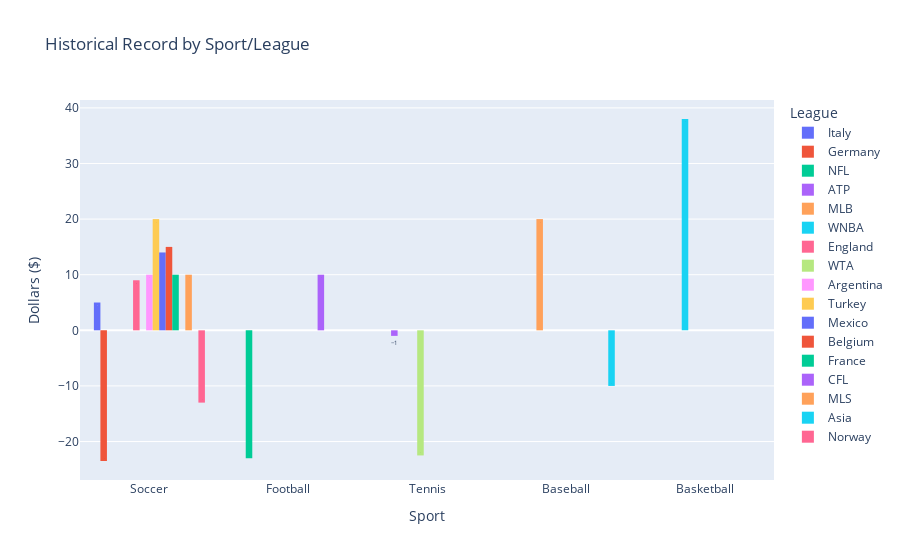

This figure's notebook cell:
### Code cell
week = px.histogram(df, 
            x="Sport", 
            y="Win/Lose", 
            color="League", 
            barmode="group",
            title=f"Historical Record by Sport/League"
            ,histfunc="sum"
            ,text_auto=True)

week.update_layout(yaxis_title="Dollars ($)")
week.update_yaxes(categoryorder='total ascending')

week.show()

### Figure 1 — Plotly figure (JSON) as saved in the notebook; plotly's stock layout.template omitted (floating-point values rounded to 4 significant figures)
{"data": [{"alignmentgroup": "True", "bingroup": "x", "histfunc": "sum", "hovertemplate": "League=Italy<br>Sport=%{x}<br>sum of Win/Lose=%{y}<extra></extra>", "legendgroup": "Italy", "marker": {"color": "#636efa", "pattern": {"shape": ""}}, "name": "Italy", "offsetgroup": "Italy", "orientation": "v", "showlegend": true, "texttemplate": "%{value}", "type": "histogram", "x": ["Soccer"], "xaxis": "x", "y": [5], "yaxis": "y"}, {"alignmentgroup": "True", "bingroup": "x", "histfunc": "sum", "hovertemplate": "League=Germany<br>Sport=%{x}<br>sum of Win/Lose=%{y}<extra></extra>", "legendgroup": "Germany", "marker": {"color": "#EF553B", "pattern": {"shape": ""}}, "name": "Germany", "offsetgroup": "Germany", "orientation": "v", "showlegend": true, "texttemplate": "%{value}", "type": "histogram", "x": ["Soccer", "Soccer"], "xaxis": "x", "y": [-12.5, -11], "yaxis": "y"}, {"alignmentgroup": "True", "bingroup": "x", "histfunc": "sum", "hovertemplate": "League=NFL<br>Sport=%{x}<br>sum of Win/Lose=%{y}<extra></extra>", "legendgroup": "NFL", "marker": {"color": "#00cc96", "pattern": {"shape": ""}}, "name": "NFL", "offsetgroup": "NFL", "orientation": "v", "showlegend": true, "texttemplate": "%{value}", "type": "histogram", "x": ["Football", "Football", "Football", "Football"], "xaxis": "x", "y": [-11, -11, -11, 10], "yaxis": "y"}, {"alignmentgroup": "True", "bingroup": "x", "histfunc": "sum", "hovertemplate": "League=ATP<br>Sport=%{x}<br>sum of Win/Lose=%{y}<extra></extra>", "legendgroup": "ATP", "marker": {"color": "#ab63fa", "pattern": {"shape": ""}}, "name": "ATP", "offsetgroup": "ATP", "orientation": "v", "showlegend": true, "texttemplate": "%{value}", "type": "histogram", "x": ["Tennis", "Tennis", "Tennis"], "xaxis": "x", "y": [10, -11, 0], "yaxis": "y"}, {"alignmentgroup": "True", "bingroup": "x", "histfunc": "sum", "hovertemplate": "League=MLB<br>Sport=%{x}<br>sum of Win/Lose=%{y}<extra></extra>", "legendgroup": "MLB", "marker": {"color": "#FFA15A", "pattern": {"shape": ""}}, "name": "MLB", "offsetgroup": "MLB", "orientation": "v", "showlegend": true, "texttemplate": "%{value}", "type": "histogram", "x": ["Baseball", "Baseball", "Baseball", "Baseball"], "xaxis": "x", "y": [10, 10, 10, -10], "yaxis": "y"}, {"alignmentgroup": "True", "bingroup": "x", "histfunc": "sum", "hovertemplate": "League=WNBA<br>Sport=%{x}<br>sum of Win/Lose=%{y}<extra></extra>", "legendgroup": "WNBA", "marker": {"color": "#19d3f3", "pattern": {"shape": ""}}, "name": "WNBA", "offsetgroup": "WNBA", "orientation": "v", "showlegend": true, "texttemplate": "%{value}", "type": "histogram", "x": ["Basketball", "Basketball", "Basketball", "Basketball", "Basketball", "Basketball", "Basketball", "Basketball"], "xaxis": "x", "y": [10, 10, -11, -11, 10, 10, 10, 10], "yaxis": "y"}, {"alignmentgroup": "True", "bingroup": "x", "histfunc": "sum", "hovertemplate": "League=England<br>Sport=%{x}<br>sum of Win/Lose=%{y}<extra></extra>", "legendgroup": "England", "marker": {"color": "#FF6692", "pattern": {"shape": ""}}, "name": "England", "offsetgroup": "England", "orientation": "v", "showlegend": true, "texttemplate": "%{value}", "type": "histogram", "x": ["Soccer", "Soccer", "Soccer"], "xaxis": "x", "y": [10, 10, -11], "yaxis": "y"}, {"alignmentgroup": "True", "bingroup": "x", "histfunc": "sum", "hovertemplate": "League=WTA<br>Sport=%{x}<br>sum of Win/Lose=%{y}<extra></extra>", "legendgroup": "WTA", "marker": {"color": "#B6E880", "pattern": {"shape": ""}}, "name": "WTA", "offsetgroup": "WTA", "orientation": "v", "showlegend": true, "texttemplate": "%{value}", "type": "histogram", "x": ["Tennis", "Tennis", "Tennis", "Tennis", "Tennis"], "xaxis": "x", "y": [-12.5, -10, -10, 10, 0], "yaxis": "y"}, {"alignmentgroup": "True", "bingroup": "x", "histfunc": "sum", "hovertemplate": "League=Argentina<br>Sport=%{x}<br>sum of Win/Lose=%{y}<extra></extra>", "legendgroup": "Argentina", "marker": {"color": "#FF97FF", "pattern": {"shape": ""}}, "name": "Argentina", "offsetgroup": "Argentina", "orientation": "v", "showlegend": true, "texttemplate": "%{value}", "type": "histogram", "x": ["Soccer"], "xaxis": "x", "y": [10], "yaxis": "y"}, {"alignmentgroup": "True", "bingroup": "x", "histfunc": "sum", "hovertemplate": "League=Turkey<br>Sport=%{x}<br>sum of Win/Lose=%{y}<extra></extra>", "legendgroup": "Turkey", "marker": {"color": "#FECB52", "pattern": {"shape": ""}}, "name": "Turkey", "offsetgroup": "Turkey", "orientation": "v", "showlegend": true, "texttemplate": "%{value}", "type": "histogram", "x": ["Soccer", "Soccer"], "xaxis": "x", "y": [10, 10], "yaxis": "y"}, {"alignmentgroup": "True", "bingroup": "x", "histfunc": "sum", "hovertemplate": "League=Mexico<br>Sport=%{x}<br>sum of Win/Lose=%{y}<extra></extra>", "legendgroup": "Mexico", "marker": {"color": "#636efa", "pattern": {"shape": ""}}, "name": "Mexico", "offsetgroup": "Mexico", "orientation": "v", "showlegend": true, "texttemplate": "%{value}", "type": "histogram", "x": ["Soccer", "Soccer", "Soccer"], "xaxis": "x", "y": [-6, 10, 10], "yaxis": "y"}, {"alignmentgroup": "True", "bingroup": "x", "histfunc": "sum", "hovertemplate": "League=Belgium<br>Sport=%{x}<br>sum of Win/Lose=%{y}<extra></extra>", "legendgroup": "Belgium", "marker": {"color": "#EF553B", "pattern": {"shape": ""}}, "name": "Belgium", "offsetgroup": "Belgium", "orientation": "v", "showlegend": true, "texttemplate": "%{value}", "type": "histogram", "x": ["Soccer"], "xaxis": "x", "y": [15], "yaxis": "y"}, {"alignmentgroup": "True", "bingroup": "x", "histfunc": "sum", "hovertemplate": "League=France<br>Sport=%{x}<br>sum of Win/Lose=%{y}<extra></extra>", "legendgroup": "France", "marker": {"color": "#00cc96", "pattern": {"shape": ""}}, "name": "France", "offsetgroup": "France", "orientation": "v", "showlegend": true, "texttemplate": "%{value}", "type": "histogram", "x": ["Soccer", "Soccer"], "xaxis": "x", "y": [0, 10], "yaxis": "y"}, {"alignmentgroup": "True", "bingroup": "x", "histfunc": "sum", "hovertemplate": "League=CFL<br>Sport=%{x}<br>sum of Win/Lose=%{y}<extra></extra>", "legendgroup": "CFL", "marker": {"color": "#ab63fa", "pattern": {"shape": ""}}, "name": "CFL", "offsetgroup": "CFL", "orientation": "v", "showlegend": true, "texttemplate": "%{value}", "type": "histogram", "x": ["Football"], "xaxis": "x", "y": [10], "yaxis": "y"}, {"alignmentgroup": "True", "bingroup": "x", "histfunc": "sum", "hovertemplate": "League=MLS<br>Sport=%{x}<br>sum of Win/Lose=%{y}<extra></extra>", "legendgroup": "MLS", "marker": {"color": "#FFA15A", "pattern": {"shape": ""}}, "name": "MLS", "offsetgroup": "MLS", "orientation": "v", "showlegend": true, "texttemplate": "%{value}", "type": "histogram", "x": ["Soccer"], "xaxis": "x", "y": [10], "yaxis": "y"}, {"alignmentgroup": "True", "bingroup": "x", "histfunc": "sum", "hovertemplate": "League=Asia<br>Sport=%{x}<br>sum of Win/Lose=%{y}<extra></extra>", "legendgroup": "Asia", "marker": {"color": "#19d3f3", "pattern": {"shape": ""}}, "name": "Asia", "offsetgroup": "Asia", "orientation": "v", "showlegend": true, "texttemplate": "%{value}", "type": "histogram", "x": ["Baseball"], "xaxis": "x", "y": [-10], "yaxis": "y"}, {"alignmentgroup": "True", "bingroup": "x", "histfunc": "sum", "hovertemplate": "League=Norway<br>Sport=%{x}<br>sum of Win/Lose=%{y}<extra></extra>", "legendgroup": "Norway", "marker": {"color": "#FF6692", "pattern": {"shape": ""}}, "name": "Norway", "offsetgroup": "Norway", "orientation": "v", "showlegend": true, "texttemplate": "%{value}", "type": "histogram", "x": ["Soccer"], "xaxis": "x", "y": [-13], "yaxis": "y"}], "layout": {"barmode": "group", "legend": {"title": {"text": "League"}, "tracegroupgap": 0}, "title": {"text": "Historical Record by Sport/League"}, "xaxis": {"anchor": "y", "domain": [0, 1], "title": {"text": "Sport"}}, "yaxis": {"anchor": "x", "categoryorder": "total ascending", "domain": [0, 1], "title": {"text": "Dollars ($)"}}}}
